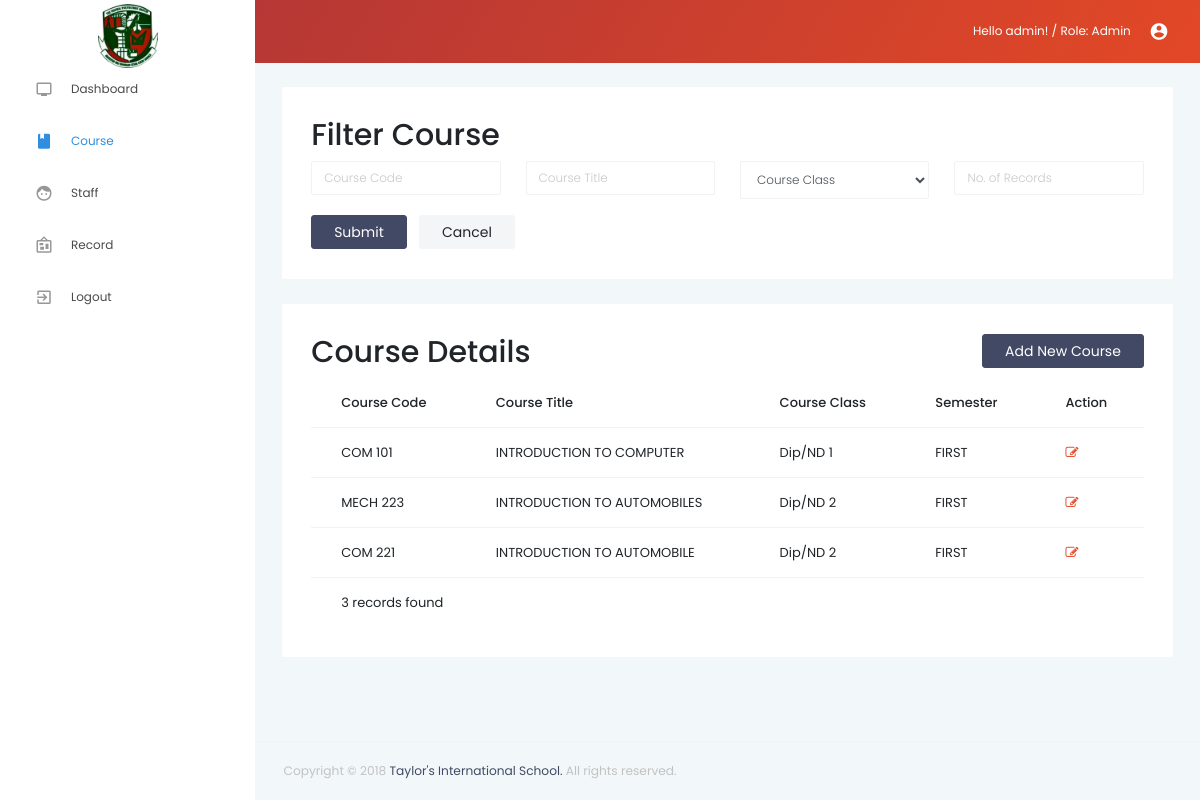
The page /pages_admin/SubjectView.php (signed in) on the database its author committed.
### tables this page shows
CREATE TABLE `subject` (
  `id` int(11) NOT NULL,
  `subjectID` varchar(50) NOT NULL,
  `subjectName` varchar(200) NOT NULL,
  `subjectType` int(11) NOT NULL,
  `semester` varchar(50) NOT NULL
);

CREATE TABLE `class` (
  `id` int(11) NOT NULL,
  `classname` varchar(10) NOT NULL
);

### pages_admin/SubjectView.php (the view, shortened to what this page needs)
<!DOCTYPE html>
<?php
require_once '../db_connect.php';
?>
<html lang="en">
    <head>
        <link rel="stylesheet" href="../vendors/iconfonts/mdi/css/materialdesignicons.min.css">
        <link rel="stylesheet" href="../vendors/css/vendor.bundle.base.css">
        <link rel="stylesheet" href="../vendors/css/vendor.bundle.addons.css">
        <link rel="stylesheet" href="/record/css/font_awesome/fontawesome-4.3.0.min.css">
        <link rel="stylesheet" href="../css/style.css">
    </head>
    <body>
        <div class="container-scroller">
            <?php
            include("nav.php");
            ?>
            <div class="main-panel">
                <div class="content-wrapper">
                    <div class="row">
                        <div class="col-md-12 d-flex align-items-stretch grid-margin">
                            <div class="row flex-grow">
                                <div class="col-12">
                                    <div class="card">
                                        <div class="card-body">
                                            <div class="page-header clearfix">
                                                <h2 style="float:left">Filter Course</h2>
                                            </div>
                                            <form class="forms-sample" method="post">
                                                <div class="row">
                                                    <div class="col-md-3">
                                                        <div class="form-group">
                                                            <input type="text" class="form-control" placeholder="Course Code" name="subjectID">
                                                        </div>
                                                    </div>
                                                    <div class="col-md-3">
                                                        <div class="form-group">
                                                            <input type="text" class="form-control" placeholder="Course Title" name="subjectName">
                                                        </div>
                                                    </div>
                                                    <div class="col-md-3">
                                                        <div class="form-group">
                                                            <select class="form-control" name="subjectType">
                                                                <option value="">Course Class</option>
                                                            </select>
                                                        </div>
                                                    </div>
                                                    <div class="col-md-3">
                                                        <div class="form-group">
                                                            <input type="text" class="form-control" placeholder="No. of Records" name="count">
                                                        </div>
                                                    </div>
                                                </div>
                                                <button type="submit" class="btn btn-dark mr-2" name="search">Submit</button>
                                                <button class="btn btn-light" name="cancel" type="reset">Cancel</button>
                                            </form>
                                        </div>
                                    </div>
                                </div>
                            </div>
                        </div>
                    </div>
                    <div class="row">
                        <div class="col-lg-12 grid-margin stretch-card">
                            <div class="card">
                                <div class="card-body">
                                    <div class="page-header clearfix">
                                        <h2 style="float:left">Course Details</h2>
                                        <a href="subjectAdd.php" class="btn btn-dark pull-right" style="float: right">Add New Course</a>
                                    </div>
                                    <?php
                                    $sql = "SELECT * FROM subject ";
                                    $result = $conn->query($sql);
                                    $rownum = $result->num_rows;
                                    ?>
                                    <div class="table-responsive">
                                        <table id="recent-orders" class="table table-hover table-xl mb-0">
                                            <thead>
                                                <tr>
                                                    <th class="border-top-0">Course Code</th>
                                                    <th class="border-top-0">Course Title</th>
                                                    <th class="border-top-0">Course Class</th>
                                                    <th class="border-top-0">Semester</th>
                                                    <th class="border-top-0">Action</th>
                                                </tr>
                                            </thead>
                                            <tbody>
                                                <?php
                                        while ($row = $result->fetch_assoc())
                                        {
                                            $req = mysqli_query($conn, "SELECT * FROM class WHERE id='".$row['subjectType']."'");
                                            $rr = mysqli_fetch_array($req);
                                            echo
                                                '<tr>
                                                    <td>'.$row['subjectID'].'</td>
                                                    <td>'.$row['subjectName'] . '</td>
                                                    <td>'.$rr['classname'].'</td>
                                                    <td>'.$row['semester'].'</td>
                                                    <td><a href="SubjectUpdate.php?id='. $row['subjectID'].'" title="Update Course" data-toggle="tooltip" class="icon"><i class="fa fa-edit icon"></i></a></td>
                                                </tr>';
                                        }
                                        echo "<tfoot class='foot'><td colspan='6'><div id='records'>".$rownum. " records found</div></td></tfoot>";
                                                ?>
                                            </tbody>
                                        </table>
                                    </div>
                                </div>
                            </div>
                        </div>
                    </div>
                </div>
                <?php
                include("../footer.php");
                ?>
            </div>
        </div>
    </body>
</html>

### pages_admin/nav.php (shortened to what this page needs)
<?php echo'
    <nav class="navbar default-layout col-lg-12 col-12 p-0 fixed-top d-flex flex-row" style="background-image: linear-gradient(120deg, #AA3339, #e24826);">
      <div class="text-center navbar-brand-wrapper d-flex align-items-top justify-content-center">
        <a class="navbar-brand brand-logo" href="index.php">
          <img src="../images/logo.png" alt="logo" style="width: 60px !important; height: auto !important;"/>
        </a>
      </div>
      <div class="navbar-menu-wrapper d-flex align-items-center">
        <ul class="navbar-nav navbar-nav-right">
			<li class="nav-item">
				<div class="nav-link" href="#">
					<span class="profile-text">Hello '. $_SESSION["username"]. '! / Role: ' . $_SESSION["role"].' </span>
					 <i class="mdi mdi-account-circle"></i>
				</div>
			</li>
        </ul>
      </div>
    </nav>
    <div class="container-fluid page-body-wrapper">
      <nav class="sidebar sidebar-offcanvas" id="sidebar">
        <ul class="nav">
          <li class="nav-item">
            <a class="nav-link" href="index.php">
              <i class="menu-icon mdi mdi-television"></i>
              <span class="menu-title">Dashboard</span>
            </a>
          </li>
          <li class="nav-item">
            <a class="nav-link" href="SubjectView.php">
              <i class="menu-icon mdi mdi-book"></i>
              <span class="menu-title">Course</span>
            </a>
          </li>
          <li class="nav-item">
            <a class="nav-link" href="StudentView.php">
              <i class="menu-icon mdi mdi-face"></i>
              <span class="menu-title">Staff</span>
            </a>
          </li>
          <li class="nav-item">
            <a class="nav-link" href="record.php">
              <i class="menu-icon mdi mdi-bulletin-board"></i>
              <span class="menu-title">Record</span>
            </a>
          </li>
		  <li class="nav-item">
            <a class="nav-link" href="../Logout.php">
              <i class="menu-icon mdi mdi-exit-to-app"></i>
              <span class="menu-title">Logout</span>
            </a>
          </li>
        </ul>
      </nav>'
?>

### footer.php
<?php echo
		'
        <footer class="footer">
          <div class="container-fluid clearfix">
            <span class="text-muted d-block text-center text-sm-left d-sm-inline-block">Copyright © 2018
              <span style="color: #424964">Taylor\'s International School.</span> All rights reserved.</span>
          </div>
        </footer>
        '
?>

### pages_admin/SubjectView.php (style rules this page uses)
.icon { color: #e24826; }

### rows shown on the page
subject: subjectID "COM 101", subjectName "INTRODUCTION TO COMPUTER", class.classname "Dip/ND 1", semester "FIRST"
subject: subjectID "MECH 223", subjectName "INTRODUCTION TO AUTOMOBILES", class.classname "Dip/ND 2", semester "FIRST"
subject: subjectID "COM 221", subjectName "INTRODUCTION TO AUTOMOBILE", class.classname "Dip/ND 2", semester "FIRST"

### other values the page prints
$_SESSION["username"] "admin"
$_SESSION["role"] "Admin"
$rownum "3"
